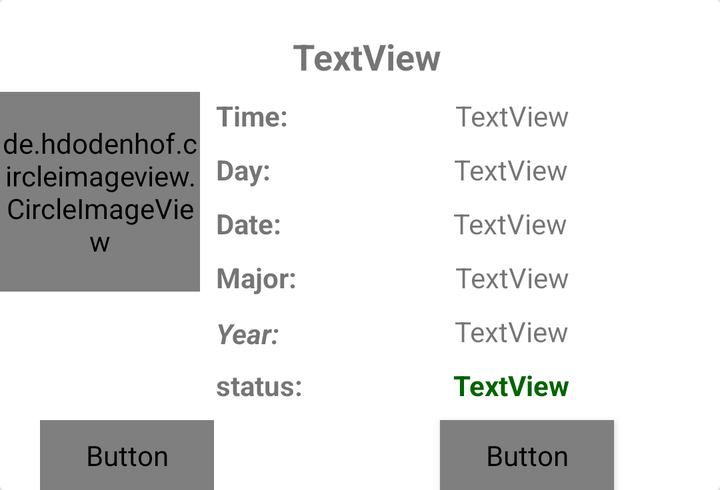
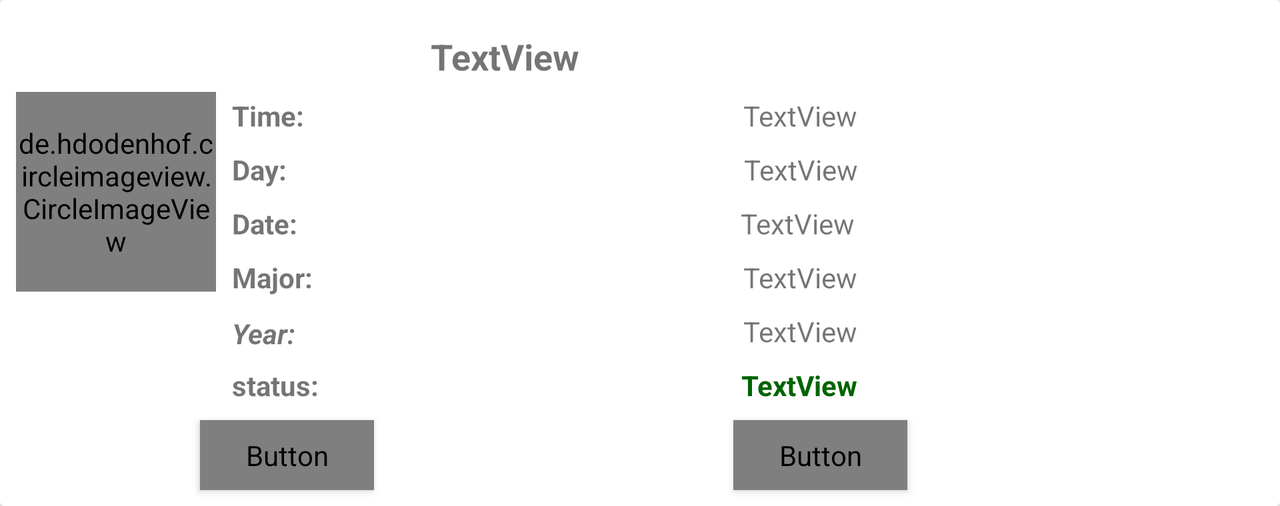

The same Android screen from two of the app's own layout files: first res/layout/ as a phone draws it, then the repository's variant for another configuration, drawn on a device whose configuration selects that folder. Both files follow.
<!-- AndroidManifest.xml: application theme AppTheme -->
<!-- res/layout/student_request.xml -->
<?xml version="1.0" encoding="utf-8"?>
<android.support.v7.widget.CardView xmlns:android="http://schemas.android.com/apk/res/android"
    xmlns:app="http://schemas.android.com/apk/res-auto"
    xmlns:tools="http://schemas.android.com/tools"
    android:layout_width="match_parent"
    android:layout_height="wrap_content">

    <android.support.constraint.ConstraintLayout
        android:layout_width="match_parent"
        android:layout_height="wrap_content">

        <TextView
            android:id="@+id/student_name"
            android:layout_width="wrap_content"
            android:layout_height="wrap_content"
            android:layout_alignParentTop="true"
            android:layout_marginEnd="8dp"
            android:layout_marginLeft="8dp"
            android:layout_marginRight="8dp"
            android:layout_marginStart="8dp"
            android:layout_marginTop="16dp"
            android:layout_toEndOf="@+id/student_image"
            android:layout_toRightOf="@+id/student_image"
            android:text="TextView"
            android:textSize="18sp"
            android:textStyle="bold"
            app:layout_constraintHorizontal_bias="0.225"
            app:layout_constraintLeft_toRightOf="@+id/student_image"
            app:layout_constraintRight_toRightOf="parent"
            app:layout_constraintTop_toTopOf="parent" />

        <de.hdodenhof.circleimageview.CircleImageView
            android:id="@+id/student_image"
            android:layout_width="100dp"
            android:layout_height="100dp"
            android:layout_marginBottom="8dp"
            android:layout_marginLeft="0dp"
            android:layout_marginTop="46dp"
            android:src="@drawable/handshake"
            android:visibility="visible"
            app:layout_constraintBottom_toTopOf="@+id/accept"
            app:layout_constraintLeft_toLeftOf="parent"
            app:layout_constraintTop_toTopOf="parent"
            app:layout_constraintVertical_bias="0.0" />

        <TextView
            android:id="@+id/time"
            android:layout_width="wrap_content"
            android:layout_height="wrap_content"
            android:layout_alignLeft="@+id/student_name"
            android:layout_alignStart="@+id/student_name"
            android:layout_below="@+id/student_name"
            android:layout_marginEnd="8dp"
            android:layout_marginLeft="8dp"
            android:layout_marginRight="8dp"
            android:layout_marginStart="8dp"
            android:layout_marginTop="8dp"
            android:text="TextView"
            app:layout_constraintHorizontal_bias="0.528"
            app:layout_constraintLeft_toRightOf="@+id/textView3"
            app:layout_constraintRight_toRightOf="parent"
            app:layout_constraintTop_toBottomOf="@+id/student_name" />

        <TextView
            android:id="@+id/day"
            android:layout_width="wrap_content"
            android:layout_height="wrap_content"
            android:layout_alignBaseline="@+id/time"
            android:layout_alignBottom="@+id/time"
            android:layout_marginEnd="8dp"
            android:layout_marginLeft="23dp"
            android:layout_marginRight="8dp"
            android:layout_marginStart="23dp"
            android:layout_marginTop="8dp"
            android:layout_toEndOf="@+id/time"
            android:layout_toRightOf="@+id/time"
            android:text="TextView"
            app:layout_constraintHorizontal_bias="0.503"
            app:layout_constraintLeft_toRightOf="@+id/textView6"
            app:layout_constraintRight_toRightOf="parent"
            app:layout_constraintTop_toBottomOf="@+id/time" />

        <TextView
            android:id="@+id/date"
            android:layout_width="wrap_content"
            android:layout_height="wrap_content"
            android:layout_alignBaseline="@+id/day"
            android:layout_alignBottom="@+id/day"
            android:layout_marginEnd="8dp"
            android:layout_marginLeft="25dp"
            android:layout_marginRight="8dp"
            android:layout_marginStart="25dp"
            android:layout_marginTop="8dp"
            android:layout_toEndOf="@+id/day"
            android:layout_toRightOf="@+id/day"
            android:text="TextView"
            app:layout_constraintHorizontal_bias="0.472"
            app:layout_constraintLeft_toRightOf="@+id/textView7"
            app:layout_constraintRight_toRightOf="parent"
            app:layout_constraintTop_toBottomOf="@+id/day" />

        <TextView
            android:id="@+id/major"
            android:layout_width="wrap_content"
            android:layout_height="wrap_content"
            android:layout_alignBottom="@+id/student_image"
            android:layout_alignEnd="@+id/time"
            android:layout_alignRight="@+id/time"
            android:layout_marginEnd="8dp"
            android:layout_marginLeft="8dp"
            android:layout_marginRight="8dp"
            android:layout_marginStart="8dp"
            android:layout_marginTop="8dp"
            android:text="TextView"
            app:layout_constraintHorizontal_bias="0.514"
            app:layout_constraintLeft_toRightOf="@+id/textView8"
            app:layout_constraintRight_toRightOf="parent"
            app:layout_constraintTop_toBottomOf="@+id/date" />

        <TextView
            android:id="@+id/textView"
            android:layout_width="wrap_content"
            android:layout_height="wrap_content"
            android:layout_alignBaseline="@+id/major"
            android:layout_alignBottom="@+id/major"
            android:layout_alignLeft="@+id/day"
            android:layout_alignStart="@+id/day"
            android:layout_marginLeft="8dp"
            android:layout_marginStart="8dp"
            android:layout_marginTop="9dp"
            android:text="@string/year"
            android:textStyle="bold|italic"
            app:layout_constraintLeft_toRightOf="@+id/student_image"
            app:layout_constraintTop_toBottomOf="@+id/textView8" />

        <TextView
            android:id="@+id/status"
            android:layout_width="wrap_content"
            android:layout_height="wrap_content"
            android:layout_marginEnd="8dp"
            android:layout_marginLeft="8dp"
            android:layout_marginRight="8dp"
            android:layout_marginStart="8dp"
            android:layout_marginTop="8dp"
            android:text="TextView"
            android:textColor="@color/accept_btn"
            android:textStyle="bold"
            app:layout_constraintLeft_toRightOf="@+id/textView9"
            app:layout_constraintRight_toRightOf="parent"
            app:layout_constraintTop_toBottomOf="@+id/year" />

        <TextView
            android:id="@+id/textView3"
            android:layout_width="wrap_content"
            android:layout_height="wrap_content"
            android:layout_marginLeft="8dp"
            android:layout_marginStart="8dp"
            android:layout_marginTop="8dp"
            android:text="@string/time"
            android:textStyle="bold"
            app:layout_constraintLeft_toRightOf="@+id/student_image"
            app:layout_constraintTop_toBottomOf="@+id/student_name" />

        <TextView
            android:id="@+id/textView6"
            android:layout_width="wrap_content"
            android:layout_height="wrap_content"
            android:layout_marginLeft="8dp"
            android:layout_marginStart="8dp"
            android:layout_marginTop="8dp"
            android:text="@string/day"
            android:textStyle="bold"
            app:layout_constraintLeft_toRightOf="@+id/student_image"
            app:layout_constraintTop_toBottomOf="@+id/textView3" />

        <TextView
            android:id="@+id/textView7"
            android:layout_width="wrap_content"
            android:layout_height="wrap_content"
            android:layout_marginLeft="8dp"
            android:layout_marginStart="8dp"
            android:layout_marginTop="8dp"
            android:text="@string/date"
            android:textStyle="bold"
            app:layout_constraintLeft_toRightOf="@+id/student_image"
            app:layout_constraintTop_toBottomOf="@+id/textView6" />

        <TextView
            android:id="@+id/textView8"
            android:layout_width="wrap_content"
            android:layout_height="wrap_content"
            android:layout_marginLeft="8dp"
            android:layout_marginStart="8dp"
            android:layout_marginTop="8dp"
            android:text="@string/major"
            android:textStyle="bold"
            app:layout_constraintLeft_toRightOf="@+id/student_image"
            app:layout_constraintTop_toBottomOf="@+id/textView7" />

        <TextView
            android:id="@+id/textView9"
            android:layout_width="wrap_content"
            android:layout_height="wrap_content"
            android:layout_marginBottom="8dp"
            android:layout_marginLeft="8dp"
            android:layout_marginStart="8dp"
            android:layout_marginTop="8dp"
            android:text="@string/status"
            android:textStyle="bold"
            app:layout_constraintBottom_toTopOf="@+id/accept"
            app:layout_constraintLeft_toRightOf="@+id/student_image"
            app:layout_constraintTop_toBottomOf="@+id/year" />

        <TextView
            android:id="@+id/year"
            android:layout_width="wrap_content"
            android:layout_height="wrap_content"
            android:layout_marginEnd="8dp"
            android:layout_marginLeft="8dp"
            android:layout_marginRight="8dp"
            android:layout_marginStart="8dp"
            android:layout_marginTop="8dp"
            android:text="TextView"
            app:layout_constraintHorizontal_bias="0.541"
            app:layout_constraintLeft_toRightOf="@+id/textView"
            app:layout_constraintRight_toRightOf="parent"
            app:layout_constraintTop_toBottomOf="@+id/major" />

        <Button
            android:id="@+id/accept"
            android:layout_width="87dp"
            android:layout_height="35dp"
            android:layout_marginBottom="0dp"
            android:layout_marginLeft="20dp"
            android:background="@color/accept_btn"
            android:elevation="@dimen/activity_horizontal_margin"
            android:text="@string/accept"
            android:textColor="@color/common_google_signin_btn_text_dark_default"
            android:visibility="visible"
            app:layout_constraintBottom_toBottomOf="parent"
            app:layout_constraintLeft_toLeftOf="parent"
            tools:layout_editor_absoluteY="202dp" />

        <Button
            android:id="@+id/reject"
            style="@style/Widget.AppCompat.Button"
            android:layout_width="87dp"
            android:layout_height="35dp"
            android:layout_marginBottom="0dp"
            android:layout_marginLeft="8dp"
            android:layout_marginRight="8dp"
            android:layout_marginTop="8dp"
            android:background="@android:color/holo_red_dark"
            android:elevation="@dimen/activity_horizontal_margin"
            android:text="@string/reject"
            android:textColor="@color/common_google_signin_btn_text_dark_default"
            android:visibility="visible"
            app:layout_constraintBottom_toBottomOf="parent"
            app:layout_constraintHorizontal_bias="0.699"
            app:layout_constraintLeft_toRightOf="@+id/accept"
            app:layout_constraintRight_toRightOf="parent"
            app:layout_constraintTop_toBottomOf="@+id/status"
            app:layout_constraintVertical_bias="0.0"
            tools:layout_editor_absoluteY="199dp" />
    </android.support.constraint.ConstraintLayout>

</android.support.v7.widget.CardView>
<!-- resources referenced by this layout -->
<resources>
  <color name="accept_btn">#006400</color>
  <!-- drawable handshake: png bitmap (drawable, 3982 bytes) -->
  <string name="accept">ACCEPT</string>
  <string name="date">Date:</string>
  <string name="day">Day:</string>
  <string name="major">Major:</string>
  <string name="reject">REJECT</string>
  <string name="status">status:</string>
  <string name="time">Time:</string>
  <string name="year">Year:</string>
  <style name="AppTheme" parent="Theme.AppCompat.Light.NoActionBar">
          
          <item name="colorPrimary">@color/colorPrimary</item>
          <item name="colorPrimaryDark">@color/colorPrimaryDark</item>
          <item name="colorAccent">@color/colorAccent</item>
  
      </style>
  <color name="colorPrimary">#3F51B5</color>
  <color name="colorPrimaryDark">#303F9F</color>
  <color name="colorAccent">#ffffff</color>
</resources>
<!-- res/layout-land/student_request.xml (the repository's variant of the layout above) -->
<!-- drawn on the phone turned sideways -->
<?xml version="1.0" encoding="utf-8"?>
<android.support.v7.widget.CardView xmlns:android="http://schemas.android.com/apk/res/android"
    xmlns:app="http://schemas.android.com/apk/res-auto"
    xmlns:tools="http://schemas.android.com/tools"
    android:layout_width="match_parent"
    android:layout_height="wrap_content">

    <android.support.constraint.ConstraintLayout
        android:layout_width="match_parent"
        android:layout_height="wrap_content">

        <TextView
            android:id="@+id/student_name"
            android:layout_width="wrap_content"
            android:layout_height="wrap_content"
            android:layout_alignParentTop="true"
            android:layout_marginEnd="8dp"
            android:layout_marginLeft="8dp"
            android:layout_marginRight="8dp"
            android:layout_marginStart="8dp"
            android:layout_marginTop="16dp"
            android:layout_toEndOf="@+id/student_image"
            android:layout_toRightOf="@+id/student_image"
            android:text="TextView"
            android:textSize="18sp"
            android:textStyle="bold"
            app:layout_constraintHorizontal_bias="0.225"
            app:layout_constraintLeft_toRightOf="@+id/student_image"
            app:layout_constraintRight_toRightOf="parent"
            app:layout_constraintTop_toTopOf="parent" />

        <de.hdodenhof.circleimageview.CircleImageView
            android:id="@+id/student_image"
            android:layout_width="100dp"
            android:layout_height="100dp"
            android:layout_marginLeft="8dp"
            android:layout_marginTop="46dp"
            android:src="@drawable/handshake"
            app:layout_constraintLeft_toLeftOf="parent"
            app:layout_constraintTop_toTopOf="parent"
            app:layout_constraintBottom_toBottomOf="parent"
            android:layout_marginBottom="8dp"
            app:layout_constraintVertical_bias="0.0" />

        <TextView
            android:id="@+id/time"
            android:layout_width="wrap_content"
            android:layout_height="wrap_content"
            android:layout_alignLeft="@+id/student_name"
            android:layout_alignStart="@+id/student_name"
            android:layout_below="@+id/student_name"
            android:layout_marginEnd="8dp"
            android:layout_marginLeft="8dp"
            android:layout_marginRight="8dp"
            android:layout_marginStart="8dp"
            android:layout_marginTop="8dp"
            android:text="TextView"
            app:layout_constraintHorizontal_bias="0.51"
            app:layout_constraintLeft_toRightOf="@+id/textView3"
            app:layout_constraintRight_toRightOf="parent"
            app:layout_constraintTop_toBottomOf="@+id/student_name" />

        <TextView
            android:id="@+id/day"
            android:layout_width="wrap_content"
            android:layout_height="wrap_content"
            android:layout_alignBaseline="@+id/time"
            android:layout_alignBottom="@+id/time"
            android:layout_marginEnd="8dp"
            android:layout_marginLeft="23dp"
            android:layout_marginRight="8dp"
            android:layout_marginStart="23dp"
            android:layout_marginTop="8dp"
            android:layout_toEndOf="@+id/time"
            android:layout_toRightOf="@+id/time"
            android:text="TextView"
            app:layout_constraintHorizontal_bias="0.503"
            app:layout_constraintLeft_toRightOf="@+id/textView6"
            app:layout_constraintRight_toRightOf="parent"
            app:layout_constraintTop_toBottomOf="@+id/time" />

        <TextView
            android:id="@+id/date"
            android:layout_width="wrap_content"
            android:layout_height="wrap_content"
            android:layout_alignBaseline="@+id/day"
            android:layout_alignBottom="@+id/day"
            android:layout_marginEnd="8dp"
            android:layout_marginLeft="25dp"
            android:layout_marginRight="8dp"
            android:layout_marginStart="25dp"
            android:layout_marginTop="8dp"
            android:layout_toEndOf="@+id/day"
            android:layout_toRightOf="@+id/day"
            android:text="TextView"
            app:layout_constraintHorizontal_bias="0.49"
            app:layout_constraintLeft_toRightOf="@+id/textView7"
            app:layout_constraintRight_toRightOf="parent"
            app:layout_constraintTop_toBottomOf="@+id/day" />

        <TextView
            android:id="@+id/major"
            android:layout_width="wrap_content"
            android:layout_height="wrap_content"
            android:layout_alignBottom="@+id/student_image"
            android:layout_alignEnd="@+id/time"
            android:layout_alignRight="@+id/time"
            android:layout_marginEnd="8dp"
            android:layout_marginLeft="8dp"
            android:layout_marginRight="8dp"
            android:layout_marginStart="8dp"
            android:layout_marginTop="8dp"
            android:text="TextView"
            app:layout_constraintHorizontal_bias="0.505"
            app:layout_constraintLeft_toRightOf="@+id/textView8"
            app:layout_constraintRight_toRightOf="parent"
            app:layout_constraintTop_toBottomOf="@+id/date" />

        <TextView
            android:id="@+id/textView"
            android:layout_width="wrap_content"
            android:layout_height="wrap_content"
            android:layout_alignBaseline="@+id/major"
            android:layout_alignBottom="@+id/major"
            android:layout_alignLeft="@+id/day"
            android:layout_alignStart="@+id/day"
            android:layout_marginLeft="8dp"
            android:layout_marginStart="8dp"
            android:layout_marginTop="9dp"
            android:text="@string/year"
            android:textStyle="bold|italic"
            app:layout_constraintLeft_toRightOf="@+id/student_image"
            app:layout_constraintTop_toBottomOf="@+id/textView8" />

        <TextView
            android:id="@+id/status"
            android:layout_width="wrap_content"
            android:layout_height="wrap_content"
            android:layout_marginEnd="8dp"
            android:layout_marginLeft="8dp"
            android:layout_marginRight="8dp"
            android:layout_marginStart="8dp"
            android:layout_marginTop="8dp"
            android:text="TextView"
            android:textColor="@color/accept_btn"
            android:textStyle="bold"
            app:layout_constraintLeft_toRightOf="@+id/textView9"
            app:layout_constraintRight_toRightOf="parent"
            app:layout_constraintTop_toBottomOf="@+id/year" />

        <TextView
            android:id="@+id/textView3"
            android:layout_width="wrap_content"
            android:layout_height="wrap_content"
            android:layout_marginLeft="8dp"
            android:layout_marginStart="8dp"
            android:layout_marginTop="8dp"
            android:text="@string/time"
            android:textStyle="bold"
            app:layout_constraintLeft_toRightOf="@+id/student_image"
            app:layout_constraintTop_toBottomOf="@+id/student_name" />

        <TextView
            android:id="@+id/textView6"
            android:layout_width="wrap_content"
            android:layout_height="wrap_content"
            android:layout_marginLeft="8dp"
            android:layout_marginStart="8dp"
            android:layout_marginTop="8dp"
            android:text="@string/day"
            android:textStyle="bold"
            app:layout_constraintLeft_toRightOf="@+id/student_image"
            app:layout_constraintTop_toBottomOf="@+id/textView3" />

        <TextView
            android:id="@+id/textView7"
            android:layout_width="wrap_content"
            android:layout_height="wrap_content"
            android:layout_marginLeft="8dp"
            android:layout_marginStart="8dp"
            android:layout_marginTop="8dp"
            android:text="@string/date"
            android:textStyle="bold"
            app:layout_constraintLeft_toRightOf="@+id/student_image"
            app:layout_constraintTop_toBottomOf="@+id/textView6" />

        <TextView
            android:id="@+id/textView8"
            android:layout_width="wrap_content"
            android:layout_height="wrap_content"
            android:layout_marginLeft="8dp"
            android:layout_marginStart="8dp"
            android:layout_marginTop="8dp"
            android:text="@string/major"
            android:textStyle="bold"
            app:layout_constraintLeft_toRightOf="@+id/student_image"
            app:layout_constraintTop_toBottomOf="@+id/textView7" />

        <TextView
            android:id="@+id/textView9"
            android:layout_width="wrap_content"
            android:layout_height="wrap_content"
            android:layout_marginLeft="8dp"
            android:layout_marginStart="8dp"
            android:layout_marginTop="8dp"
            android:text="@string/status"
            android:textStyle="bold"
            app:layout_constraintLeft_toRightOf="@+id/student_image"
            app:layout_constraintTop_toBottomOf="@+id/year" />

        <TextView
            android:id="@+id/year"
            android:layout_width="wrap_content"
            android:layout_height="wrap_content"
            android:layout_marginEnd="8dp"
            android:layout_marginLeft="8dp"
            android:layout_marginRight="8dp"
            android:layout_marginStart="8dp"
            android:layout_marginTop="8dp"
            android:text="TextView"
            app:layout_constraintHorizontal_bias="0.515"
            app:layout_constraintLeft_toRightOf="@+id/textView"
            app:layout_constraintRight_toRightOf="parent"
            app:layout_constraintTop_toBottomOf="@+id/major" />

        <Button
            android:id="@+id/accept"
            style="@style/Widget.AppCompat.Button"
            android:layout_width="87dp"
            android:layout_height="35dp"
            android:layout_marginBottom="0dp"
            android:layout_marginLeft="100dp"
            android:layout_marginTop="8dp"
            android:background="@android:color/holo_green_dark"
            android:text="@string/accept"
            android:textColor="@color/common_google_signin_btn_text_dark_default"
            app:layout_constraintBottom_toBottomOf="parent"
            app:layout_constraintLeft_toLeftOf="parent"
            app:layout_constraintTop_toBottomOf="@+id/textView9"
            app:layout_constraintVertical_bias="0.0" />

        <Button
            android:id="@+id/reject"
            style="@style/Widget.AppCompat.Button"
            android:layout_width="87dp"
            android:layout_height="35dp"
            android:layout_marginBottom="8dp"
            android:layout_marginLeft="8dp"
            android:layout_marginRight="8dp"
            android:layout_marginTop="8dp"
            android:background="@android:color/holo_red_dark"
            android:text="@string/reject"
            android:textColor="@color/common_google_signin_btn_text_dark_default"
            app:layout_constraintBottom_toBottomOf="parent"
            app:layout_constraintHorizontal_bias="0.49"
            app:layout_constraintLeft_toRightOf="@+id/accept"
            app:layout_constraintRight_toRightOf="parent"
            app:layout_constraintTop_toBottomOf="@+id/status"
            app:layout_constraintVertical_bias="1.0" />
    </android.support.constraint.ConstraintLayout>

</android.support.v7.widget.CardView>
